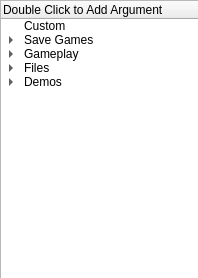
<?xml version="1.0" encoding="UTF-8"?>
<ui version="4.0">
 <class>quickargs</class>
 <widget class="QWidget" name="quickargs">
  <property name="geometry">
   <rect>
    <x>0</x>
    <y>0</y>
    <width>198</width>
    <height>278</height>
   </rect>
  </property>
  <property name="minimumSize">
   <size>
    <width>198</width>
    <height>278</height>
   </size>
  </property>
  <property name="maximumSize">
   <size>
    <width>198</width>
    <height>278</height>
   </size>
  </property>
  <property name="windowTitle">
   <string>dsda-launcher</string>
  </property>
  <widget class="QTreeWidget" name="treeWidget">
   <property name="geometry">
    <rect>
     <x>0</x>
     <y>0</y>
     <width>221</width>
     <height>281</height>
    </rect>
   </property>
   <column>
    <property name="text">
     <string>Double Click to Add Argument</string>
    </property>
    <property name="toolTip">
     <string/>
    </property>
   </column>
   <item>
    <property name="text">
     <string>Custom</string>
    </property>
   </item>
   <item>
    <property name="text">
     <string>Save Games</string>
    </property>
    <item>
     <property name="text">
      <string extracomment="-loadgame 0">-loadgame 0</string>
     </property>
     <property name="toolTip">
      <string>-loadgame 0</string>
     </property>
    </item>
   </item>
   <item>
    <property name="text">
     <string>Gameplay</string>
    </property>
    <item>
     <property name="text">
      <string>-fast</string>
     </property>
     <property name="toolTip">
      <string>-fast</string>
     </property>
    </item>
    <item>
     <property name="text">
      <string>-nomonsters</string>
     </property>
     <property name="toolTip">
      <string>-nomonsters</string>
     </property>
    </item>
    <item>
     <property name="text">
      <string>-respawn</string>
     </property>
     <property name="toolTip">
      <string>-respawn</string>
     </property>
    </item>
    <item>
     <property name="text">
      <string>-coop_spawns</string>
     </property>
     <property name="toolTip">
      <string>-coop_spawns</string>
     </property>
    </item>
    <item>
     <property name="text">
      <string>-solo-net</string>
     </property>
     <property name="toolTip">
      <string>-solo-net</string>
     </property>
    </item>
   </item>
   <item>
    <property name="text">
     <string>Files</string>
    </property>
    <item>
     <property name="text">
      <string>-iwad #.wad</string>
     </property>
     <property name="toolTip">
      <string>-iwad #.wad</string>
     </property>
    </item>
    <item>
     <property name="text">
      <string>-file #.wad</string>
     </property>
     <property name="toolTip">
      <string>-file #.wad</string>
     </property>
    </item>
    <item>
     <property name="text">
      <string>-deh #.deh</string>
     </property>
     <property name="toolTip">
      <string>-deh #.deh</string>
     </property>
    </item>
   </item>
   <item>
    <property name="text">
     <string>Demos</string>
    </property>
    <item>
     <property name="text">
      <string>-record #.lmp</string>
     </property>
     <property name="toolTip">
      <string>-record #.lmp</string>
     </property>
    </item>
    <item>
     <property name="text">
      <string>-playdemo #.lmp</string>
     </property>
     <property name="toolTip">
      <string>-playdemo #.lmp</string>
     </property>
    </item>
    <item>
     <property name="text">
      <string>-fastdemo #.lmp</string>
     </property>
     <property name="toolTip">
      <string>-fastdemo #.lmp</string>
     </property>
    </item>
    <item>
     <property name="text">
      <string>-timedemo #.lmp</string>
     </property>
     <property name="toolTip">
      <string>-timedemo #.lmp</string>
     </property>
    </item>
    <item>
     <property name="text">
      <string>-viddump #.mp4</string>
     </property>
     <property name="toolTip">
      <string>-viddump #.mp4</string>
     </property>
    </item>
   </item>
  </widget>
 </widget>
 <resources/>
 <connections/>
</ui>
